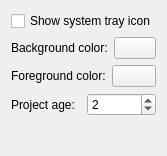
<?xml version="1.0" encoding="UTF-8"?>
<ui version="4.0">
 <class>SettingsBase</class>
 <widget class="QWidget" name="SettingsBase">
  <property name="geometry">
   <rect>
    <x>0</x>
    <y>0</y>
    <width>164</width>
    <height>156</height>
   </rect>
  </property>
  <layout class="QVBoxLayout">
   <item>
    <widget class="QCheckBox" name="kcfg_systemTrayIconEnabled">
     <property name="toolTip">
      <string>Show the icon in the system tray</string>
     </property>
     <property name="text">
      <string>Show system tray icon</string>
     </property>
    </widget>
   </item>
   <item>
    <layout class="QHBoxLayout">
     <item>
      <widget class="QLabel" name="backgroundLabel">
       <property name="text">
        <string>Background color:</string>
       </property>
       <property name="wordWrap">
        <bool>false</bool>
       </property>
      </widget>
     </item>
     <item>
      <widget class="KColorButton" name="kcfg_color_background">
       <property name="toolTip">
        <string>Choose a new background color</string>
       </property>
       <property name="whatsThis">
        <string>&lt;html&gt;&lt;head&gt;&lt;meta name=&quot;qrichtext&quot; content=&quot;1&quot; /&gt;&lt;style type=&quot;text/css&quot;&gt;
p, li { white-space: pre-wrap; }
&lt;/style&gt;&lt;/head&gt;&lt;body style=&quot; font-family:'DejaVu Serif'; font-size:9pt; font-weight:400; font-style:normal;&quot;&gt;
&lt;p style=&quot; margin-top:0px; margin-bottom:0px; margin-left:0px; margin-right:0px; -qt-block-indent:0; text-indent:0px;&quot;&gt;Change the &lt;span style=&quot; font-weight:600;&quot;&gt;background&lt;/span&gt; color by clicking here and choose the new &lt;span style=&quot; color:#ff0000;&quot;&gt;color&lt;/span&gt; in the &lt;span style=&quot; font-style:italic;&quot;&gt;color dialog&lt;/span&gt;.&lt;/p&gt;&lt;/body&gt;&lt;/html&gt;</string>
       </property>
       <property name="text">
        <string/>
       </property>
      </widget>
     </item>
    </layout>
   </item>
   <item>
    <layout class="QHBoxLayout">
     <item>
      <widget class="QLabel" name="foregroundLabel">
       <property name="text">
        <string>Foreground color:</string>
       </property>
       <property name="wordWrap">
        <bool>false</bool>
       </property>
      </widget>
     </item>
     <item>
      <widget class="KColorButton" name="kcfg_color_foreground">
       <property name="toolTip">
        <string>Choose a new foreground color</string>
       </property>
       <property name="whatsThis">
        <string>&lt;html&gt;&lt;head&gt;&lt;meta name=&quot;qrichtext&quot; content=&quot;1&quot; /&gt;&lt;style type=&quot;text/css&quot;&gt;
p, li { white-space: pre-wrap; }
&lt;/style&gt;&lt;/head&gt;&lt;body style=&quot; font-family:'DejaVu Serif'; font-size:9pt; font-weight:400; font-style:normal;&quot;&gt;
&lt;p style=&quot; margin-top:0px; margin-bottom:0px; margin-left:0px; margin-right:0px; -qt-block-indent:0; text-indent:0px;&quot;&gt;Change the &lt;span style=&quot; font-weight:600;&quot;&gt;foreground&lt;/span&gt; color by clicking here and choose the new &lt;span style=&quot; color:#ff0000;&quot;&gt;color&lt;/span&gt; in the &lt;span style=&quot; font-style:italic;&quot;&gt;color dialog&lt;/span&gt;.&lt;/p&gt;&lt;/body&gt;&lt;/html&gt;</string>
       </property>
       <property name="text">
        <string/>
       </property>
      </widget>
     </item>
    </layout>
   </item>
   <item>
    <layout class="QHBoxLayout">
     <item>
      <widget class="QLabel" name="projectLabel">
       <property name="text">
        <string>Project age:</string>
       </property>
       <property name="wordWrap">
        <bool>false</bool>
       </property>
      </widget>
     </item>
     <item>
      <widget class="QSpinBox" name="kcfg_val_time">
       <property name="toolTip">
        <string>Set the project age (in days)</string>
       </property>
       <property name="whatsThis">
        <string>Change the project age (in days) by choosing a new number of days.</string>
       </property>
       <property name="minimum">
        <number>1</number>
       </property>
       <property name="value">
        <number>2</number>
       </property>
      </widget>
     </item>
    </layout>
   </item>
   <item>
    <spacer>
     <property name="orientation">
      <enum>Qt::Vertical</enum>
     </property>
     <property name="sizeType">
      <enum>QSizePolicy::Expanding</enum>
     </property>
     <property name="sizeHint" stdset="0">
      <size>
       <width>40</width>
       <height>20</height>
      </size>
     </property>
    </spacer>
   </item>
  </layout>
 </widget>
 <customwidgets>
  <customwidget>
   <class>KColorButton</class>
   <extends>QPushButton</extends>
   <header>kcolorbutton.h</header>
  </customwidget>
 </customwidgets>
 <includes>
  <include location="local">kcolorbutton.h</include>
 </includes>
 <resources/>
 <connections/>
</ui>
